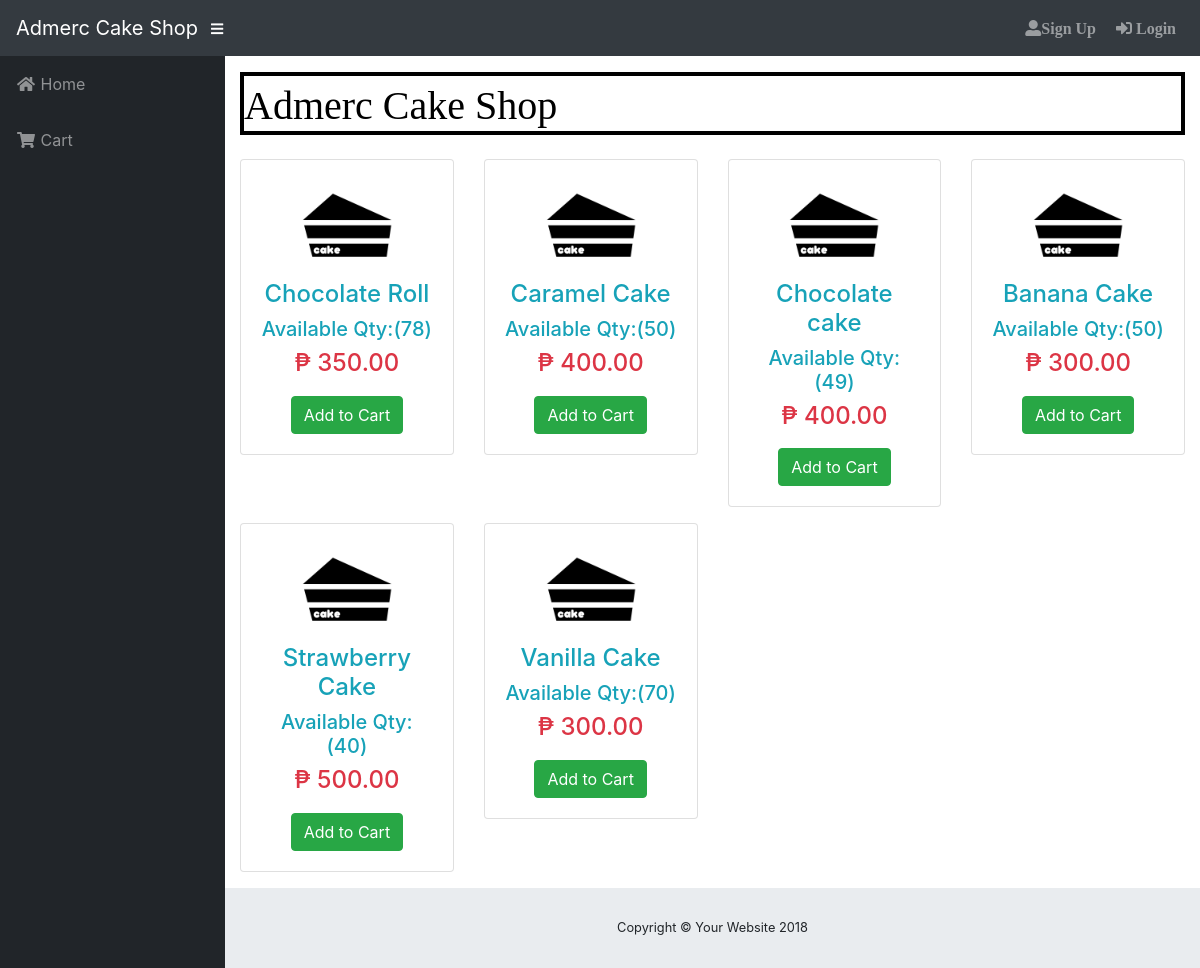
The page / on the database its author committed.
### tables this page shows
CREATE TABLE IF NOT EXISTS `tblproducts` (
`product_id` int(11) NOT NULL,
  `product_name` varchar(50) NOT NULL,
  `quantity` int(11) NOT NULL DEFAULT '1',
  `available` int(11) NOT NULL DEFAULT '1',
  `price` int(20) NOT NULL,
  `profit` int(22) NOT NULL,
  `selling_price` int(22) NOT NULL,
  `date_in` varchar(50) NOT NULL,
  `category_id` int(11) NOT NULL,
  `supplier_id` int(11) NOT NULL,
  `user_id` int(11) NOT NULL,
  `product_code` varchar(11) NOT NULL,
  `status` varchar(200) NOT NULL
);

### includes/cakes.php (the view, shortened to what this page needs)
<div style="border: 4px solid black; width: 100%: padding: 1px;">
          <marquee behavior="alternate"­><h2 style="color: black; font-family: cursive; font-size: 40px;padding-top: 6px;padding-bottom: 0px;margin-bottom: 1px;">Admerc Cake Shop</h2></marquee>
     </div><br>
<!DOCTYPE html>
<html>
<head>
</head>
<body>
<div class="row">
  <?php
  $query = "SELECT * FROM tblproducts WHERE status='available' GROUP BY product_code";
$result = mysqli_query($db,$query);
if (mysqli_num_rows($result)>0)
{
 while ($row=mysqli_fetch_array($result))
{
   ?>
<div class="col-lg-3">
  <div class="card mb-3">
    <div class="card-body">
      <form method="post" action="index.php?action=add&id=<?php echo $row["product_code"]; ?>">
         <center><img src="img/cakes.jpg" style="width: 100px">
         <h4 class="text-info"><?php echo $row["product_name"]; ?></h4>
         <h5 class="text-info">Available Qty:(<?php echo $row["available"]; ?>)</h5>
         <h4 class="text-danger">&#8369 <?php echo $row["selling_price"]; ?>.00</h4>
       <input class="btn btn-success" type="submit" name="add_to_cart" value="Add to Cart" style="margin-top: 10px"></center>
     </form>
    </div>
  </div>
</div>
<?php
}
}
?>
</div>
</body>
</html>

### includes/header.php (shortened to what this page needs)
<!DOCTYPE html>
<html lang="en">
  <head>
    <link href="vendor/bootstrap/css/bootstrap.min.css" rel="stylesheet">
    <link href="vendor/fontawesome-free/css/all.min.css" rel="stylesheet" type="text/css">
    <link href="vendor/datatables/dataTables.bootstrap4.css" rel="stylesheet">
    <link href="css/sb-admin.css" rel="stylesheet">
     <link href="css/cart_style.css" rel="stylesheet">
  </head>
  <body id="page-top">
    <nav class="navbar navbar-expand navbar-dark bg-dark static-top">
      <a class="navbar-brand mr-1" href="index.php">Admerc Cake Shop</a>
      <button class="btn btn-link btn-sm text-white order-1 order-sm-0" id="sidebarToggle" href="#">
        <i class="fas fa-bars"></i>
      </button>
      <ul class="navbar-nav ml-auto ml-md-0">
        <li class="nav-item dropdown no-arrow mx-1">
              <?php
     if (isset($_SESSION['userid'])) {
       if ($_SESSION['position']=='Admin'){
      echo '<a class="nav-link " href="admin.php"><i class=" fas fa-user-circle" >'.$_SESSION['fname'].' '.$_SESSION['lname'].'</i></a>';
      }elseif ($_SESSION['position']=='Customer') {
      echo '<a class="nav-link " href="#"><i class=" fas fa-user-circle" >'.$_SESSION['fname'].' '.$_SESSION['lname'].'</i></a>';
      }
     }else{
      echo '<a class="nav-link " href="register.php"><i class="fas fa-user-alt ">Sign Up</i></a>';
     }
      ?>
        </li>
            <?php
     if (isset($_SESSION['userid'])) {
      echo '<a class="nav-link " href="#" data-toggle="modal" data-target="#logoutModal"><i class=" fas fa-sign-out-alt" >Logout</i></a>';
     }else{
      echo '
          <a class="nav-link " href="login.php" id="userDropdown">
            <i class=" fas fa-sign-in-alt" > Login</i>
          </a>
       ' ;
     }
      ?>
      </ul>
    </nav>

### includes/sidebar.php
<?php
        if (isset($_SESSION['userid'])) {
          if ($_SESSION['position']=='Admin') {
           echo '<div id="wrapper">
         <ul class="sidebar navbar-nav">
        <li class="nav-item">
          <a class="nav-link" href="index.php">
            <i class="fas fa-fw fa-home"></i>
            <span>Home</span>
          </a>
        </li>
        <li class="nav-item">
          <a title="Customers" class="nav-link" href="customer.php">
            <i class="fas fa-fw fa-user-friends"></i>
            <span>Customers</span></a>
        </li>
        <li class="nav-item">
          <a title="Products" class="nav-link" href="product.php">
            <i class="fas fa-fw fa-birthday-cake"></i>
            <span>Products</span></a>
        </li>
        <li class="nav-item">
          <a title="Supplier" class="nav-link" href="supplier.php">
            <i class="fas fa-fw fa-user-tie"></i>
            <span>Supplier</span></a>
        </li>
        <li class="nav-item">
          <a title="Transaction" class="nav-link" href="detail.php">
            <i class="fas fa-fw fa-table"></i>
            <span>Transaction</span></a>
        </li>
                <li class="nav-item">
          <a title="Admins" class="nav-link" href="admin.php">
            <i class="fas fa-fw fa-user-secret"></i>
            <span>Admins</span></a>
        </li>
      </ul>
         <div id="content-wrapper">
        <div class="container-fluid">';
          }
          elseif ($_SESSION['position']=='Encoder') {
             echo '<div id="wrapper">
         <ul class="sidebar navbar-nav">
        <li class="nav-item">
          <a class="nav-link" href="index.php">
            <i class="fas fa-fw fa-home"></i>
            <span>Home</span>
          </a>
        </li>
        <li class="nav-item">
          <a class="nav-link" href="customer.php">
            <i class="fas fa-fw fa-user-friends"></i>
            <span>Customers</span></a>
        </li>
        <li class="nav-item">
          <a class="nav-link" href="product.php">
            <i class="fas fa-fw fa-birthday-cake"></i>
            <span>Products</span></a>
        </li>
        <li class="nav-item">
          <a class="nav-link" href="supplier.php">
            <i class="fas fa-fw fa-user-tie"></i>
            <span>Supplier</span></a>
        </li>
        <li class="nav-item">
          <a class="nav-link" href="tdetailtable.php">
            <i class="fas fa-fw fa-table"></i>
            <span>Transaction</span></a>
        </li>
      </ul>
         <div id="content-wrapper">
        <div class="container-fluid">';
         }elseif ($_SESSION['position']=='Customer') {
            echo '<div id="wrapper">
         <ul class="sidebar navbar-nav">
        <li class="nav-item">
          <a class="nav-link" href="index.php">
            <i class="fas fa-fw fa-home"></i>
            <span>Home</span>
          </a>
        </li>
        <li class="nav-item">
          <a title="Order" class="nav-link" href="cart.php">
            <i class="fas fa-fw fa-shopping-cart"></i>
            <span>Cart</span></a>
        </li>
        <li class="nav-item">
          <a title="List of Orders" class="nav-link" href="order.php">
            <i class="fas fa-fw fa-th-list"></i>
            <span>List of Orders</span></a>
        </li>
      </ul>
         <div id="content-wrapper">
        <div class="container-fluid">';
          }
        }
          else{
          echo '<div id="wrapper">
           <ul class="sidebar navbar-nav">
        <li class="nav-item">
          <a class="nav-link" href="index.php">
            <i class="fas fa-fw fa-home"></i>
            <span>Home</span>
          </a>
        </li>
        <li class="nav-item">
          <a class="nav-link" href="cart.php">
            <i class="fas fa-fw fa-shopping-cart"></i>
            <span>Cart</span></a>
        </li>
         </ul>
         <div id="content-wrapper">
        <div class="container-fluid">';
          }
         ?>

### index.php (shortened to what this page needs)
<?php include('includes/connection.php');?>
<?php include 'includes/header.php'; ?>
<?php include 'includes/sidebar.php'; ?>
<?php if (isset($_SESSION['userid'])) {
	 if ($_SESSION['position']=='Admin') {
		include 'includes/breadcrumbs.php';
	}elseif ($_SESSION['position']=='Customer') {
		include 'includes/cakes.php';
	}
}else{
	include 'includes/cakes.php';
}
?>
<?php include 'includes/footer.php'; ?>

### includes/footer.php (shortened to what this page needs)
  </div>
        <footer class="sticky-footer">
          <div class="container my-auto">
            <div class="copyright text-center my-auto">
              <span>Copyright © Your Website 2018</span>
            </div>
          </div>
        </footer>
      </div>
    </div>
  </body>
</html>

### css/sb-admin.css (style rules this page uses)
html { position: relative; min-height: 100%; }
body { height: 100%; }
#wrapper { display: -webkit-box; display: -ms-flexbox; display: flex; }
#wrapper #content-wrapper { overflow-x: hidden; width: 100%; padding-top: 1rem; padding-bottom: 80px; }
.sidebar { width: 90px !important; background-color: #212529; min-height: calc(100vh - 56px); }
.sidebar .nav-item:last-child { margin-bottom: 1rem; }
.sidebar .nav-item .nav-link { text-align: center; padding: 0.75rem 1rem; width: 90px; }
.sidebar .nav-item .nav-link span { font-size: 0.65rem; display: block; }
.sidebar .nav-item .nav-link { color: rgba(255, 255, 255, 0.5); }
@media (min-width: 768px) { .sidebar { width: 225px !important; } }
@media (min-width: 768px) { .sidebar .nav-item .nav-link { display: block; width: 100%; text-align: left; padding: 1rem; width: 225px; } }
@media (min-width: 768px) { .sidebar .nav-item .nav-link span { font-size: 1rem; display: inline; } }
:root { --input-padding-x: 0.75rem; --input-padding-y: 0.75rem; }
footer.sticky-footer { display: -webkit-box; display: -ms-flexbox; display: flex; position: absolute; right: 0; bottom: 0; width: calc(100% - 90px); height: 80px; background-color: #e9ecef; }
footer.sticky-footer .copyright { line-height: 1; font-size: 0.8rem; }
@media (min-width: 768px) { footer.sticky-footer { width: calc(100% - 225px); } }

### rows shown on the page
tblproducts: product_name "Chocolate Roll", available "78", selling_price "350"
tblproducts: product_name "Caramel Cake", available "50", selling_price "400"
tblproducts: product_name "Chocolate cake", available "49", selling_price "400"
tblproducts: product_name "Banana Cake", available "50", selling_price "300"
tblproducts: product_name "Strawberry Cake", available "40", selling_price "500"
tblproducts: product_name "Vanilla Cake", available "70", selling_price "300"
